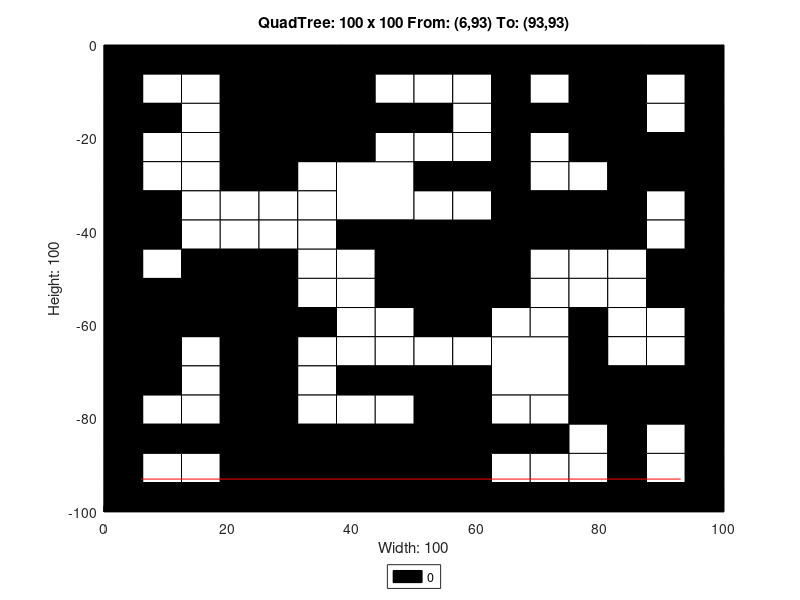

Recreate this plot in MATLAB.
axis([0 100 -100 0]);
title('QuadTree: 100 x 100 From: (6,93) To: (93,93)');
xlabel('Width: 100');
ylabel('Height: 100');
rectangle('Position',[25 -12.5 12.5 12.5], 'FaceColor',[0 0 0]);
rectangle('Position',[25 -25 12.5 12.5], 'FaceColor',[0 0 0]);
rectangle('Position',[37.5 -37.5 12.5 12.5], 'FaceColor',[1 1 1]);
rectangle('Position',[75 -12.5 12.5 12.5], 'FaceColor',[0 0 0]);
rectangle('Position',[75 -25 12.5 12.5], 'FaceColor',[0 0 0]);
rectangle('Position',[50 -50 12.5 12.5], 'FaceColor',[0 0 0]);
rectangle('Position',[0 -62.5 12.5 12.5], 'FaceColor',[0 0 0]);
rectangle('Position',[12.5 -62.5 12.5 12.5], 'FaceColor',[0 0 0]);
rectangle('Position',[0 -75 12.5 12.5], 'FaceColor',[0 0 0]);
rectangle('Position',[25 -100 12.5 12.5], 'FaceColor',[0 0 0]);
rectangle('Position',[37.5 -100 12.5 12.5], 'FaceColor',[0 0 0]);
rectangle('Position',[50 -62.5 12.5 12.5], 'FaceColor',[0 0 0]);
rectangle('Position',[62.5 -75 12.5 12.5], 'FaceColor',[1 1 1]);
rectangle('Position',[50 -87.5 12.5 12.5], 'FaceColor',[0 0 0]);
rectangle('Position',[50 -100 12.5 12.5], 'FaceColor',[0 0 0]);
rectangle('Position',[0 -6.25 6.25 6.25], 'FaceColor',[0 0 0]);
rectangle('Position',[6.25 -6.25 6.25 6.25], 'FaceColor',[0 0 0]);
rectangle('Position',[0 -12.5 6.25 6.25], 'FaceColor',[0 0 0]);
rectangle('Position',[6.25 -12.5 6.25 6.25], 'FaceColor',[1 1 1]);
rectangle('Position',[12.5 -6.25 6.25 6.25], 'FaceColor',[0 0 0]);
rectangle('Position',[18.75 -6.25 6.25 6.25], 'FaceColor',[0 0 0]);
rectangle('Position',[12.5 -12.5 6.25 6.25], 'FaceColor',[1 1 1]);
rectangle('Position',[18.75 -12.5 6.25 6.25], 'FaceColor',[0 0 0]);
rectangle('Position',[0 -18.75 6.25 6.25], 'FaceColor',[0 0 0]);
rectangle('Position',[6.25 -18.75 6.25 6.25], 'FaceColor',[0 0 0]);
rectangle('Position',[0 -25 6.25 6.25], 'FaceColor',[0 0 0]);
rectangle('Position',[6.25 -25 6.25 6.25], 'FaceColor',[1 1 1]);
rectangle('Position',[12.5 -18.75 6.25 6.25], 'FaceColor',[1 1 1]);
rectangle('Position',[18.75 -18.75 6.25 6.25], 'FaceColor',[0 0 0]);
rectangle('Position',[12.5 -25 6.25 6.25], 'FaceColor',[1 1 1]);
rectangle('Position',[18.75 -25 6.25 6.25], 'FaceColor',[0 0 0]);
rectangle('Position',[37.5 -6.25 6.25 6.25], 'FaceColor',[0 0 0]);
rectangle('Position',[43.75 -6.25 6.25 6.25], 'FaceColor',[0 0 0]);
rectangle('Position',[37.5 -12.5 6.25 6.25], 'FaceColor',[0 0 0]);
rectangle('Position',[43.75 -12.5 6.25 6.25], 'FaceColor',[1 1 1]);
rectangle('Position',[37.5 -18.75 6.25 6.25], 'FaceColor',[0 0 0]);
rectangle('Position',[43.75 -18.75 6.25 6.25], 'FaceColor',[0 0 0]);
rectangle('Position',[37.5 -25 6.25 6.25], 'FaceColor',[0 0 0]);
rectangle('Position',[43.75 -25 6.25 6.25], 'FaceColor',[1 1 1]);
rectangle('Position',[0 -31.25 6.25 6.25], 'FaceColor',[0 0 0]);
rectangle('Position',[6.25 -31.25 6.25 6.25], 'FaceColor',[1 1 1]);
rectangle('Position',[0 -37.5 6.25 6.25], 'FaceColor',[0 0 0]);
rectangle('Position',[6.25 -37.5 6.25 6.25], 'FaceColor',[0 0 0]);
rectangle('Position',[12.5 -31.25 6.25 6.25], 'FaceColor',[1 1 1]);
rectangle('Position',[18.75 -31.25 6.25 6.25], 'FaceColor',[0 0 0]);
rectangle('Position',[12.5 -37.5 6.25 6.25], 'FaceColor',[1 1 1]);
rectangle('Position',[18.75 -37.5 6.25 6.25], 'FaceColor',[1 1 1]);
rectangle('Position',[0 -43.75 6.25 6.25], 'FaceColor',[0 0 0]);
rectangle('Position',[6.25 -43.75 6.25 6.25], 'FaceColor',[0 0 0]);
rectangle('Position',[0 -50 6.25 6.25], 'FaceColor',[0 0 0]);
rectangle('Position',[6.25 -50 6.25 6.25], 'FaceColor',[1 1 1]);
rectangle('Position',[12.5 -43.75 6.25 6.25], 'FaceColor',[1 1 1]);
rectangle('Position',[18.75 -43.75 6.25 6.25], 'FaceColor',[1 1 1]);
rectangle('Position',[12.5 -50 6.25 6.25], 'FaceColor',[0 0 0]);
rectangle('Position',[18.75 -50 6.25 6.25], 'FaceColor',[0 0 0]);
rectangle('Position',[25 -31.25 6.25 6.25], 'FaceColor',[0 0 0]);
rectangle('Position',[31.25 -31.25 6.25 6.25], 'FaceColor',[1 1 1]);
rectangle('Position',[25 -37.5 6.25 6.25], 'FaceColor',[1 1 1]);
rectangle('Position',[31.25 -37.5 6.25 6.25], 'FaceColor',[1 1 1]);
rectangle('Position',[25 -43.75 6.25 6.25], 'FaceColor',[1 1 1]);
rectangle('Position',[31.25 -43.75 6.25 6.25], 'FaceColor',[1 1 1]);
rectangle('Position',[25 -50 6.25 6.25], 'FaceColor',[0 0 0]);
rectangle('Position',[31.25 -50 6.25 6.25], 'FaceColor',[1 1 1]);
rectangle('Position',[37.5 -43.75 6.25 6.25], 'FaceColor',[0 0 0]);
rectangle('Position',[43.75 -43.75 6.25 6.25], 'FaceColor',[0 0 0]);
rectangle('Position',[37.5 -50 6.25 6.25], 'FaceColor',[1 1 1]);
rectangle('Position',[43.75 -50 6.25 6.25], 'FaceColor',[0 0 0]);
rectangle('Position',[50 -6.25 6.25 6.25], 'FaceColor',[0 0 0]);
rectangle('Position',[56.25 -6.25 6.25 6.25], 'FaceColor',[0 0 0]);
rectangle('Position',[50 -12.5 6.25 6.25], 'FaceColor',[1 1 1]);
rectangle('Position',[56.25 -12.5 6.25 6.25], 'FaceColor',[1 1 1]);
rectangle('Position',[62.5 -6.25 6.25 6.25], 'FaceColor',[0 0 0]);
rectangle('Position',[68.75 -6.25 6.25 6.25], 'FaceColor',[0 0 0]);
rectangle('Position',[62.5 -12.5 6.25 6.25], 'FaceColor',[0 0 0]);
rectangle('Position',[68.75 -12.5 6.25 6.25], 'FaceColor',[1 1 1]);
rectangle('Position',[50 -18.75 6.25 6.25], 'FaceColor',[0 0 0]);
rectangle('Position',[56.25 -18.75 6.25 6.25], 'FaceColor',[1 1 1]);
rectangle('Position',[50 -25 6.25 6.25], 'FaceColor',[1 1 1]);
rectangle('Position',[56.25 -25 6.25 6.25], 'FaceColor',[1 1 1]);
rectangle('Position',[62.5 -18.75 6.25 6.25], 'FaceColor',[0 0 0]);
rectangle('Position',[68.75 -18.75 6.25 6.25], 'FaceColor',[0 0 0]);
rectangle('Position',[62.5 -25 6.25 6.25], 'FaceColor',[0 0 0]);
rectangle('Position',[68.75 -25 6.25 6.25], 'FaceColor',[1 1 1]);
rectangle('Position',[87.5 -6.25 6.25 6.25], 'FaceColor',[0 0 0]);
rectangle('Position',[93.75 -6.25 6.25 6.25], 'FaceColor',[0 0 0]);
rectangle('Position',[87.5 -12.5 6.25 6.25], 'FaceColor',[1 1 1]);
rectangle('Position',[93.75 -12.5 6.25 6.25], 'FaceColor',[0 0 0]);
rectangle('Position',[87.5 -18.75 6.25 6.25], 'FaceColor',[1 1 1]);
rectangle('Position',[93.75 -18.75 6.25 6.25], 'FaceColor',[0 0 0]);
rectangle('Position',[87.5 -25 6.25 6.25], 'FaceColor',[0 0 0]);
rectangle('Position',[93.75 -25 6.25 6.25], 'FaceColor',[0 0 0]);
rectangle('Position',[50 -31.25 6.25 6.25], 'FaceColor',[0 0 0]);
rectangle('Position',[56.25 -31.25 6.25 6.25], 'FaceColor',[0 0 0]);
rectangle('Position',[50 -37.5 6.25 6.25], 'FaceColor',[1 1 1]);
rectangle('Position',[56.25 -37.5 6.25 6.25], 'FaceColor',[1 1 1]);
rectangle('Position',[62.5 -31.25 6.25 6.25], 'FaceColor',[0 0 0]);
rectangle('Position',[68.75 -31.25 6.25 6.25], 'FaceColor',[1 1 1]);
rectangle('Position',[62.5 -37.5 6.25 6.25], 'FaceColor',[0 0 0]);
rectangle('Position',[68.75 -37.5 6.25 6.25], 'FaceColor',[0 0 0]);
rectangle('Position',[62.5 -43.75 6.25 6.25], 'FaceColor',[0 0 0]);
rectangle('Position',[68.75 -43.75 6.25 6.25], 'FaceColor',[0 0 0]);
rectangle('Position',[62.5 -50 6.25 6.25], 'FaceColor',[0 0 0]);
rectangle('Position',[68.75 -50 6.25 6.25], 'FaceColor',[1 1 1]);
rectangle('Position',[75 -31.25 6.25 6.25], 'FaceColor',[1 1 1]);
rectangle('Position',[81.25 -31.25 6.25 6.25], 'FaceColor',[0 0 0]);
rectangle('Position',[75 -37.5 6.25 6.25], 'FaceColor',[0 0 0]);
rectangle('Position',[81.25 -37.5 6.25 6.25], 'FaceColor',[0 0 0]);
rectangle('Position',[87.5 -31.25 6.25 6.25], 'FaceColor',[0 0 0]);
rectangle('Position',[93.75 -31.25 6.25 6.25], 'FaceColor',[0 0 0]);
rectangle('Position',[87.5 -37.5 6.25 6.25], 'FaceColor',[1 1 1]);
rectangle('Position',[93.75 -37.5 6.25 6.25], 'FaceColor',[0 0 0]);
rectangle('Position',[75 -43.75 6.25 6.25], 'FaceColor',[0 0 0]);
rectangle('Position',[81.25 -43.75 6.25 6.25], 'FaceColor',[0 0 0]);
rectangle('Position',[75 -50 6.25 6.25], 'FaceColor',[1 1 1]);
rectangle('Position',[81.25 -50 6.25 6.25], 'FaceColor',[1 1 1]);
rectangle('Position',[87.5 -43.75 6.25 6.25], 'FaceColor',[1 1 1]);
rectangle('Position',[93.75 -43.75 6.25 6.25], 'FaceColor',[0 0 0]);
rectangle('Position',[87.5 -50 6.25 6.25], 'FaceColor',[0 0 0]);
rectangle('Position',[93.75 -50 6.25 6.25], 'FaceColor',[0 0 0]);
rectangle('Position',[12.5 -68.75 6.25 6.25], 'FaceColor',[1 1 1]);
rectangle('Position',[18.75 -68.75 6.25 6.25], 'FaceColor',[0 0 0]);
rectangle('Position',[12.5 -75 6.25 6.25], 'FaceColor',[1 1 1]);
rectangle('Position',[18.75 -75 6.25 6.25], 'FaceColor',[0 0 0]);
rectangle('Position',[25 -56.25 6.25 6.25], 'FaceColor',[0 0 0]);
rectangle('Position',[31.25 -56.25 6.25 6.25], 'FaceColor',[1 1 1]);
rectangle('Position',[25 -62.5 6.25 6.25], 'FaceColor',[0 0 0]);
rectangle('Position',[31.25 -62.5 6.25 6.25], 'FaceColor',[0 0 0]);
rectangle('Position',[37.5 -56.25 6.25 6.25], 'FaceColor',[1 1 1]);
rectangle('Position',[43.75 -56.25 6.25 6.25], 'FaceColor',[0 0 0]);
rectangle('Position',[37.5 -62.5 6.25 6.25], 'FaceColor',[1 1 1]);
rectangle('Position',[43.75 -62.5 6.25 6.25], 'FaceColor',[1 1 1]);
rectangle('Position',[25 -68.75 6.25 6.25], 'FaceColor',[0 0 0]);
rectangle('Position',[31.25 -68.75 6.25 6.25], 'FaceColor',[1 1 1]);
rectangle('Position',[25 -75 6.25 6.25], 'FaceColor',[0 0 0]);
rectangle('Position',[31.25 -75 6.25 6.25], 'FaceColor',[1 1 1]);
rectangle('Position',[37.5 -68.75 6.25 6.25], 'FaceColor',[1 1 1]);
rectangle('Position',[43.75 -68.75 6.25 6.25], 'FaceColor',[1 1 1]);
rectangle('Position',[37.5 -75 6.25 6.25], 'FaceColor',[0 0 0]);
rectangle('Position',[43.75 -75 6.25 6.25], 'FaceColor',[0 0 0]);
rectangle('Position',[0 -81.25 6.25 6.25], 'FaceColor',[0 0 0]);
rectangle('Position',[6.25 -81.25 6.25 6.25], 'FaceColor',[1 1 1]);
rectangle('Position',[0 -87.5 6.25 6.25], 'FaceColor',[0 0 0]);
rectangle('Position',[6.25 -87.5 6.25 6.25], 'FaceColor',[0 0 0]);
rectangle('Position',[12.5 -81.25 6.25 6.25], 'FaceColor',[1 1 1]);
rectangle('Position',[18.75 -81.25 6.25 6.25], 'FaceColor',[0 0 0]);
rectangle('Position',[12.5 -87.5 6.25 6.25], 'FaceColor',[0 0 0]);
rectangle('Position',[18.75 -87.5 6.25 6.25], 'FaceColor',[0 0 0]);
rectangle('Position',[0 -93.75 6.25 6.25], 'FaceColor',[0 0 0]);
rectangle('Position',[6.25 -93.75 6.25 6.25], 'FaceColor',[1 1 1]);
rectangle('Position',[0 -100 6.25 6.25], 'FaceColor',[0 0 0]);
rectangle('Position',[6.25 -100 6.25 6.25], 'FaceColor',[0 0 0]);
rectangle('Position',[12.5 -93.75 6.25 6.25], 'FaceColor',[1 1 1]);
rectangle('Position',[18.75 -93.75 6.25 6.25], 'FaceColor',[0 0 0]);
rectangle('Position',[12.5 -100 6.25 6.25], 'FaceColor',[0 0 0]);
rectangle('Position',[18.75 -100 6.25 6.25], 'FaceColor',[0 0 0]);
rectangle('Position',[25 -81.25 6.25 6.25], 'FaceColor',[0 0 0]);
rectangle('Position',[31.25 -81.25 6.25 6.25], 'FaceColor',[1 1 1]);
rectangle('Position',[25 -87.5 6.25 6.25], 'FaceColor',[0 0 0]);
rectangle('Position',[31.25 -87.5 6.25 6.25], 'FaceColor',[0 0 0]);
rectangle('Position',[37.5 -81.25 6.25 6.25], 'FaceColor',[1 1 1]);
rectangle('Position',[43.75 -81.25 6.25 6.25], 'FaceColor',[1 1 1]);
rectangle('Position',[37.5 -87.5 6.25 6.25], 'FaceColor',[0 0 0]);
rectangle('Position',[43.75 -87.5 6.25 6.25], 'FaceColor',[0 0 0]);
rectangle('Position',[62.5 -56.25 6.25 6.25], 'FaceColor',[0 0 0]);
rectangle('Position',[68.75 -56.25 6.25 6.25], 'FaceColor',[1 1 1]);
rectangle('Position',[62.5 -62.5 6.25 6.25], 'FaceColor',[1 1 1]);
rectangle('Position',[68.75 -62.5 6.25 6.25], 'FaceColor',[1 1 1]);
rectangle('Position',[50 -68.75 6.25 6.25], 'FaceColor',[1 1 1]);
rectangle('Position',[56.25 -68.75 6.25 6.25], 'FaceColor',[1 1 1]);
rectangle('Position',[50 -75 6.25 6.25], 'FaceColor',[0 0 0]);
rectangle('Position',[56.25 -75 6.25 6.25], 'FaceColor',[0 0 0]);
rectangle('Position',[75 -56.25 6.25 6.25], 'FaceColor',[1 1 1]);
rectangle('Position',[81.25 -56.25 6.25 6.25], 'FaceColor',[1 1 1]);
rectangle('Position',[75 -62.5 6.25 6.25], 'FaceColor',[0 0 0]);
rectangle('Position',[81.25 -62.5 6.25 6.25], 'FaceColor',[1 1 1]);
rectangle('Position',[87.5 -56.25 6.25 6.25], 'FaceColor',[0 0 0]);
rectangle('Position',[93.75 -56.25 6.25 6.25], 'FaceColor',[0 0 0]);
rectangle('Position',[87.5 -62.5 6.25 6.25], 'FaceColor',[1 1 1]);
rectangle('Position',[93.75 -62.5 6.25 6.25], 'FaceColor',[0 0 0]);
rectangle('Position',[75 -68.75 6.25 6.25], 'FaceColor',[0 0 0]);
rectangle('Position',[81.25 -68.75 6.25 6.25], 'FaceColor',[1 1 1]);
rectangle('Position',[75 -75 6.25 6.25], 'FaceColor',[0 0 0]);
rectangle('Position',[81.25 -75 6.25 6.25], 'FaceColor',[0 0 0]);
rectangle('Position',[87.5 -68.75 6.25 6.25], 'FaceColor',[1 1 1]);
rectangle('Position',[93.75 -68.75 6.25 6.25], 'FaceColor',[0 0 0]);
rectangle('Position',[87.5 -75 6.25 6.25], 'FaceColor',[0 0 0]);
rectangle('Position',[93.75 -75 6.25 6.25], 'FaceColor',[0 0 0]);
rectangle('Position',[62.5 -81.25 6.25 6.25], 'FaceColor',[1 1 1]);
rectangle('Position',[68.75 -81.25 6.25 6.25], 'FaceColor',[1 1 1]);
rectangle('Position',[62.5 -87.5 6.25 6.25], 'FaceColor',[0 0 0]);
rectangle('Position',[68.75 -87.5 6.25 6.25], 'FaceColor',[0 0 0]);
rectangle('Position',[62.5 -93.75 6.25 6.25], 'FaceColor',[1 1 1]);
rectangle('Position',[68.75 -93.75 6.25 6.25], 'FaceColor',[1 1 1]);
rectangle('Position',[62.5 -100 6.25 6.25], 'FaceColor',[0 0 0]);
rectangle('Position',[68.75 -100 6.25 6.25], 'FaceColor',[0 0 0]);
rectangle('Position',[75 -81.25 6.25 6.25], 'FaceColor',[0 0 0]);
rectangle('Position',[81.25 -81.25 6.25 6.25], 'FaceColor',[0 0 0]);
rectangle('Position',[75 -87.5 6.25 6.25], 'FaceColor',[1 1 1]);
rectangle('Position',[81.25 -87.5 6.25 6.25], 'FaceColor',[0 0 0]);
rectangle('Position',[87.5 -81.25 6.25 6.25], 'FaceColor',[0 0 0]);
rectangle('Position',[93.75 -81.25 6.25 6.25], 'FaceColor',[0 0 0]);
rectangle('Position',[87.5 -87.5 6.25 6.25], 'FaceColor',[1 1 1]);
rectangle('Position',[93.75 -87.5 6.25 6.25], 'FaceColor',[0 0 0]);
rectangle('Position',[75 -93.75 6.25 6.25], 'FaceColor',[1 1 1]);
rectangle('Position',[81.25 -93.75 6.25 6.25], 'FaceColor',[0 0 0]);
rectangle('Position',[75 -100 6.25 6.25], 'FaceColor',[0 0 0]);
rectangle('Position',[81.25 -100 6.25 6.25], 'FaceColor',[0 0 0]);
rectangle('Position',[87.5 -93.75 6.25 6.25], 'FaceColor',[1 1 1]);
rectangle('Position',[93.75 -93.75 6.25 6.25], 'FaceColor',[0 0 0]);
rectangle('Position',[87.5 -100 6.25 6.25], 'FaceColor',[0 0 0]);
rectangle('Position',[93.75 -100 6.25 6.25], 'FaceColor',[0 0 0]);
X=[93,6];
Y=[-93,-93];
hold on;
plot(X,Y,'r');
legend('0','Location','southoutside');
